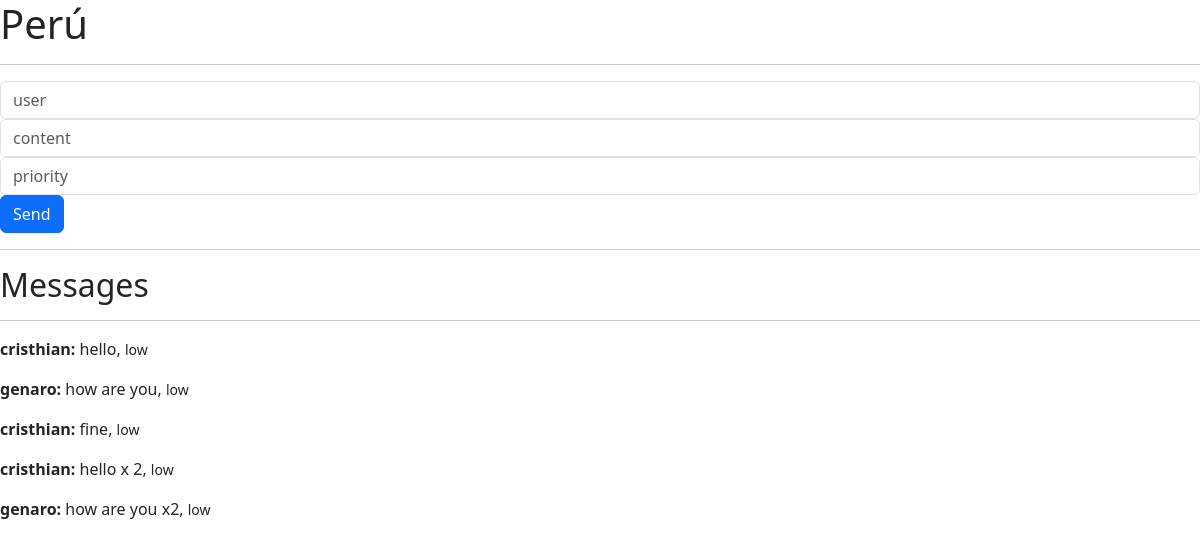
Page /rooms/peru/ on the committed database.
### main.py (models this page shows, shortened)
class Message(db.Model):
    __tablename__ = "messages"
    id = db.Column(db.Integer, primary_key=True, autoincrement=True)
    user = db.Column(db.String(100), nullable=False)
    content = db.Column(db.Text, nullable=False)
    priority = db.Column(db.String(20), nullable=True)
    created_at = db.Column(db.DateTime(timezone=True), server_default=func.now())
    room_id = db.Column(db.String, db.ForeignKey("rooms.id"))
    room = db.relationship("Room", backref="room")

### main.py (the view)
@app.route("/rooms/<id>/")
def rooms_by_id(id):
    room = Room.query.get_or_404(id)
    messages = Message.query.filter_by(room=room)
    return render_template("messages.html", room=room, messages=messages)

### templates/messages.html (shortened to what this page needs)
<!doctype html>
<html lang="en">
  <head>
    <link href="https://cdn.jsdelivr.net/npm/bootstrap@5.3.3/dist/css/bootstrap.min.css" rel="stylesheet">
</head>
  <body>
    <h1>{{ room.name }}</h1>
    <hr>
    <form method="POST" id="form">
        <input type="text" class="form-control" placeholder="user" id="user" />
        <input type="text" class="form-control" placeholder="content" id="content" />
        <input type="text" class="form-control" placeholder="priority" id="priority" />
        <button type="submit" class="btn btn-primary">Send</button>
    </form>
    <hr>
    <h2>Messages</h2>
    <hr>
    <div id="messages">
      {% for message in messages %}
      <p><b>{{ message.user }}:</b> {{ message.content }}, <small>{{ message.priority }}</small></p>
      {% endfor %}
    </div>
  </body>
</html>

### rows in the picture
Message: user "cristhian", content "hello", priority "low"
Message: user "genaro", content "how are you", priority "low"
Message: user "cristhian", content "fine", priority "low"
Message: user "cristhian", content "hello x 2", priority "low"
Message: user "genaro", content "how are you x2", priority "low"
